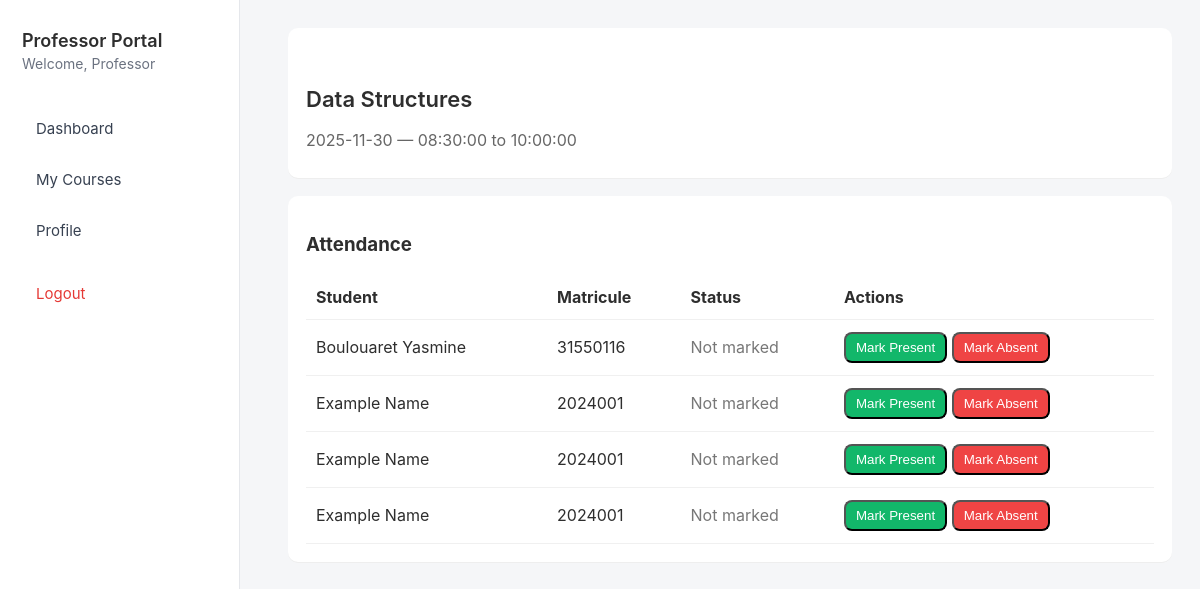
The page /frontend/professor/session.php?id=9 on the database its author committed.
### tables this page shows
CREATE TABLE `sessions` (
  `id` int NOT NULL,
  `course_id` int NOT NULL,
  `professor_id` int NOT NULL,
  `session_date` date NOT NULL,
  `start_time` time NOT NULL,
  `end_time` time NOT NULL,
  `status` enum('open','closed') NOT NULL DEFAULT 'open'
);

CREATE TABLE `courses` (
  `id` int NOT NULL,
  `course_name` varchar(100) NOT NULL,
  `professor_id` int NOT NULL
);

CREATE TABLE `students` (
  `id` int NOT NULL,
  `fullname` varchar(255) NOT NULL,
  `matricule` varchar(100) NOT NULL,
  `group_id` varchar(50) NOT NULL
);

### frontend/professor/session.php (the view, shortened to what this page needs)
<?php
$conn = getConnection();
require_once __DIR__ . '/sidebar.php';
$session_id = isset($_GET['id']) ? intval($_GET['id']) : 0;
$stmt = $conn->prepare("
  SELECT s.*, c.course_name
  FROM sessions s
  LEFT JOIN courses c ON c.id = s.course_id
  WHERE s.id = :id
");
$stmt->execute([':id' => $session_id]);
$session = $stmt->fetch(PDO::FETCH_ASSOC);
$stmt = $conn->prepare("
  SELECT st.id, st.fullname, st.matricule
  FROM student_course sc
  JOIN students st ON st.id = sc.student_id
  WHERE sc.course_id = :cid
  ORDER BY st.fullname ASC
");
$stmt->execute([':cid' => $session['course_id']]);
$students = $stmt->fetchAll(PDO::FETCH_ASSOC);
$attendanceMap = [];
?>
<!doctype html>
<html>
<head>
  <link rel="stylesheet" href="../assets/style.css">
</head>
<body>
<div class="content">
  <div class="card">
    <h2>
        <?= htmlspecialchars($session['course_name']) ?>
    </h2>
    <div style="color:#666; margin-bottom:10px;">
      <?= htmlspecialchars($session['session_date']) ?>
      — <?= htmlspecialchars($session['start_time']) ?>
      to <?= htmlspecialchars($session['end_time']) ?>
    </div>
  </div>
  <div class="card">
    <h3>Attendance</h3>
    <?php if (empty($students)): ?>
      <p>No students enrolled for this course.</p>
    <?php else: ?>
      <table class="att">
        <thead>
          <tr>
            <th>Student</th>
            <th>Matricule</th>
            <th>Status</th>
            <th>Actions</th>
          </tr>
        </thead>
        <tbody id="attendance-body">
        <?php foreach ($students as $st):
             $curStatus = $attendanceMap[$st['id']] ?? null;
        ?>
          <tr data-student="<?= $st['id'] ?>">
            <td><?= htmlspecialchars($st['fullname']) ?></td>
            <td><?= htmlspecialchars($st['matricule']) ?></td>
            <td class="status-cell">
              <?php if ($curStatus === 'present'): ?>
                <span class="status-pill status-present">Present</span>
              <?php elseif ($curStatus === 'absent'): ?>
                <span class="status-pill status-absent">Absent</span>
              <?php else: ?>
                <span style="color:#777">Not marked</span>
              <?php endif; ?>
            </td>
            <td>
              <button class="btn-present mark-btn" data-id="<?= $st['id'] ?>" data-status="present">
                  Mark Present
              </button>
              <button class="btn-absent mark-btn" data-id="<?= $st['id'] ?>" data-status="absent">
                  Mark Absent
              </button>
            </td>
          </tr>
        <?php endforeach; ?>
        </tbody>
      </table>
    <?php endif; ?>
  </div>
</div>
</body>
</html>

### frontend/assets/style.css (style rules this page uses)
body { margin: 0; padding: 0; font-family: -apple-system, BlinkMacSystemFont, "Segoe UI", Roboto, sans-serif; background: #f5f6f8; color: #2e2e2e; }
.content { margin-left: 240px; flex: 1; padding: 40px 50px; transition: 0.25s ease; }
h2 { margin-top: 40px; font-size: 22px; font-weight: 600; }

### frontend/professor/session.php (style rules this page uses)
.content { margin-left: 260px; padding: 28px; }
.card { background:#fff; padding:18px; border-radius:10px; box-shadow:0 1px 0 #eee; margin-bottom:18px; }
table.att { width:100%; border-collapse:collapse; }
table.att th, table.att td { padding:12px 10px; border-bottom:1px solid #f0f0f0; text-align:left; }
.btn-present { background:#12b76a; color:#fff; padding:6px 10px; border-radius:8px; cursor:pointer; }
.btn-absent { background:#ef4444; color:#fff; padding:6px 10px; border-radius:8px; cursor:pointer; }

### rows shown on the page
sessions: course.course_name "Data Structures", session_date "2025-11-30", start_time "08:30:00", end_time "10:00:00"
students: fullname "Boulouaret Yasmine", matricule "31550116"
students: fullname "Example Name", matricule "2024001"
students: fullname "Example Name", matricule "2024001"
students: fullname "Example Name", matricule "2024001"

### other values the page prints
$profName "Professor"
